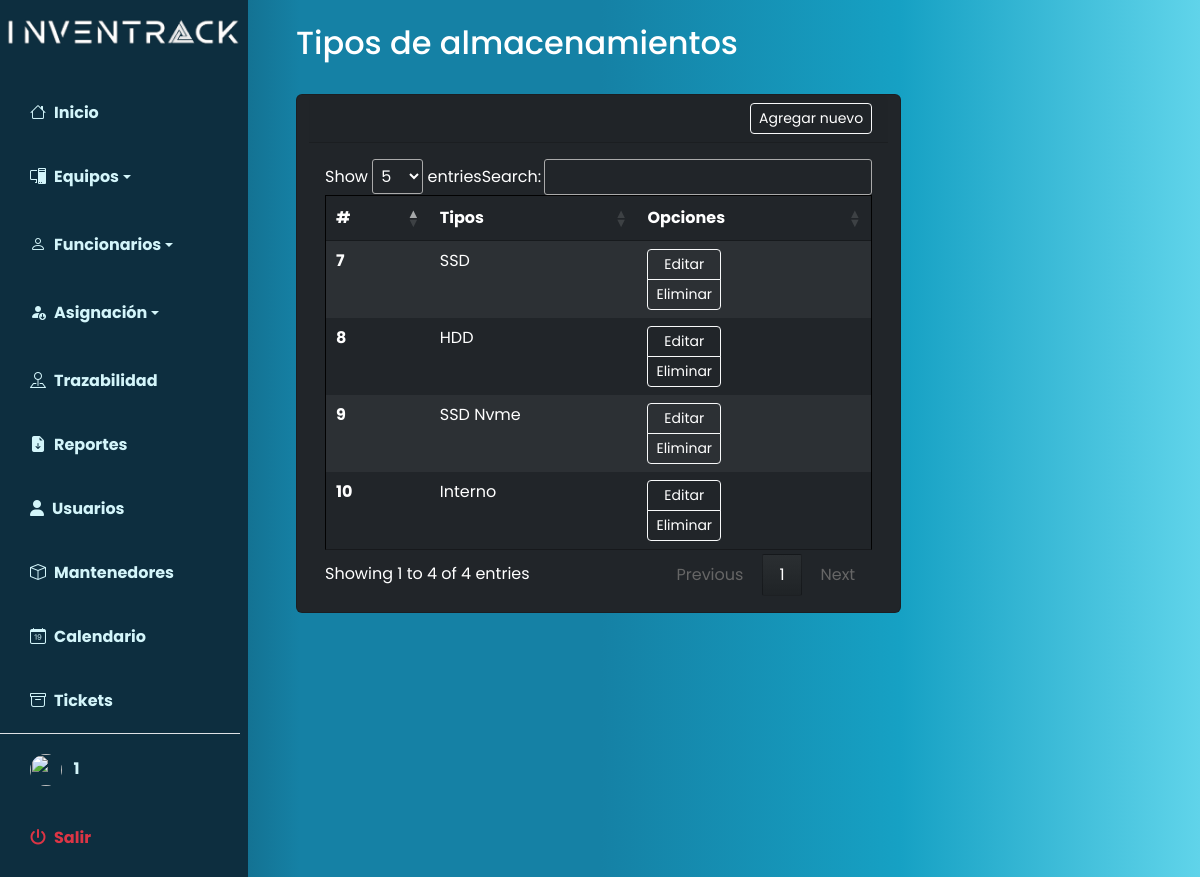
Screenshot of /index.php?p=mantenedores/tipoAlmacenamientos/index (signed in) with the database file from the repository.
### tables this page shows
CREATE TABLE `tipoalmacenamientos` (
  `id` int(10) NOT NULL,
  `tipoAlmacenamiento` varchar(50) NOT NULL
);

### index.php (called while the page is built, shortened)
<?php
$pagina = isset($_GET['p']) ? strtolower($_GET['p']) : 'home';
require_once 'includes/header.php';
require_once 'pages/' . $pagina . '.php';
require_once 'includes/footer.php';
?>

### pages/mantenedores/tipoAlmacenamientos/index.php (the view, shortened to what this page needs)
<?php
include("database/auth.php");
$query = "SELECT * FROM tipoAlmacenamientos";
$result = mysqli_query($connection, $query);
?>
<nav class="navbar navbar-expand-lg navbar-light bg-transparent py-4 px-4">
    <h2 class="fs-2 mx-4 text-white">Tipos de almacenamientos</h2>
</nav>
<main class="container mx-5">
    <div class="row" id="contenedortabla">
        <div class="card text-bg-dark">
            <div class="card-header">
                <div class="d-flex justify-content-between align-items-center">
                    <div>
                        <a class="btn btn-sm text-white btn-outline-success border border-light"
                            href="index.php?p=mantenedores/tipoAlmacenamientos/create" role="button">Agregar nuevo</a>
                    </div>
                </div>
            </div>
            <div class="card-body table-responsive text-bg-dark">
                <table class="table table-hover table-dark table-striped tableAux dataTables table-borderless">
                    <thead class="">
                        <tr>
                            <th scope="col">#</th>
                            <th scope="col">Tipos</th>
                            <th scope="col">Opciones</th>
                        </tr>
                    </thead>
                    <tbody>
                        <?php while ($fila = mysqli_fetch_array($result)): ?>
                            <tr>
                                <th scope="row">
                                    <?= $fila['id'] ?>
                                </th>
                                <td>
                                    <?= $fila['tipoAlmacenamiento'] ?>
                                </td>
                                <td>
                                    <div class="btn-group-vertical" role="group" aria-label="Vertical button group">
                                        <a href="index.php?p=mantenedores/tipoAlmacenamientos/edit&id=<?= $fila['id'] ?>"
                                            class="btn btn-sm text-white btn-outline-warning border border-light">Editar</a>
                                        <a href="javascript:borrar(<?= $fila['id'] ?>);"
                                            class="btn btn-sm text-white btn-outline-danger border border-light">Eliminar</a>
                                    </div>
                                </td>
                            </tr>
                        <?php endwhile; ?>
                    </tbody>
                </table>
            </div>
        </div>
    </div>
</main>

### includes/estilos.css (style rules this page uses)
:root { --main-bg-color: #ffda07; --main-text-color: #eee8e8; --second-text-color: #d3f5fa; --second-bg-color: #7fa897; }
#contenedortabla { position: relative; width: max-content; }
.tableAux { width: 595pt; border: 1px solid #000000ee; }

### includes/header.php (style rules this page uses)
body { font-family: 'Poppins', sans-serif; }

### rows the page displays
tipoalmacenamientos: id "7", tipoAlmacenamiento "SSD"
tipoalmacenamientos: id "8", tipoAlmacenamiento "HDD"
tipoalmacenamientos: id "9", tipoAlmacenamiento "SSD Nvme"
tipoalmacenamientos: id "10", tipoAlmacenamiento "Interno"

### other values shown
$_SESSION['username'] "1"
